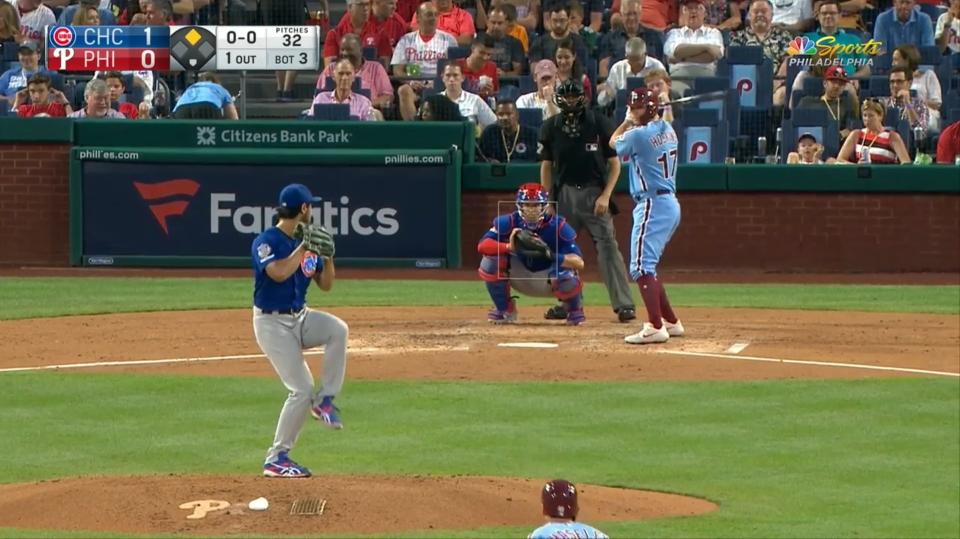
#> input picture img/image1.jpg, 1919 x 1077 px, found by its file name (shown at 1/2 size)
$ python test2.py
#> lines starting #> are read from the running program, lines starting #| are printed output that depends on the picture; after the words box and inside, x2 and y2 are one past the last pixel; in counts of white or black regions, pixels touching at a corner belong together
import cv2
import numpy as np
import os

path = r"D:/gitrepo/ML-auto-baseball-pitching-overlay/img/image1.jpg"
img = cv2.imread(path)
#> img is the input picture: shape (1077, 1919, 3); mean B, G, R 75.3, 103.1, 106.4

height, width, _ = img.shape
#> height = 1077; width = 1919

pts = np.array(
    [[200, 200], [250, 500], [400, 600], [550, 500], [600, 200]], dtype="int32"
)

# for pt in pts:
#     cv2.circle(img, tuple(pt), 20, (255, 0, 0), -1)

img = cv2.polylines(img, [pts], False, (255, 0, 0), 5, lineType=cv2.LINE_AA)
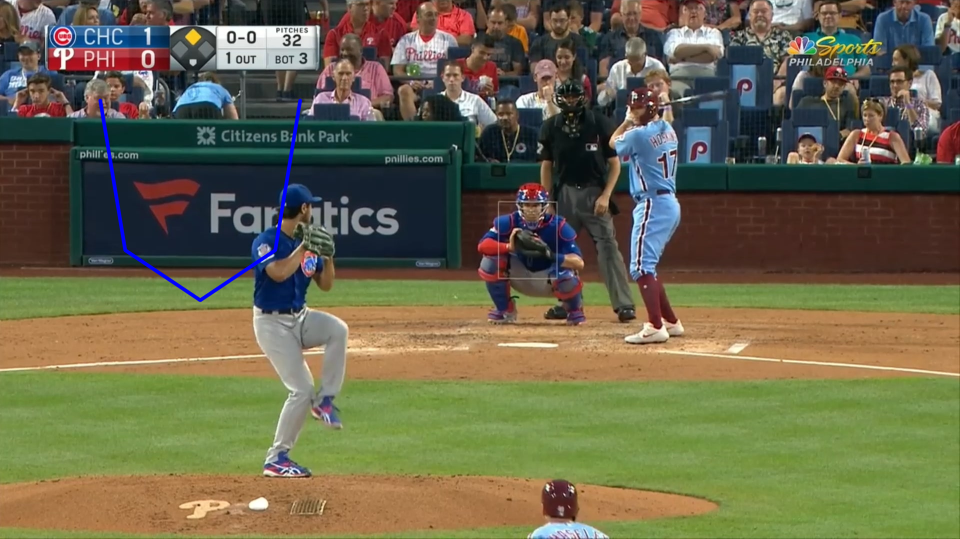
#> img: shape (1077, 1919, 3) (shown at 1/2 size); 0.42% of pixels changed, all inside (x1, y1, x2, y2) = (196, 197, 605, 605)

img = cv2.resize(img, (int(width * 0.5), int(height * 0.5)), fx=0.5, fy=0.5)
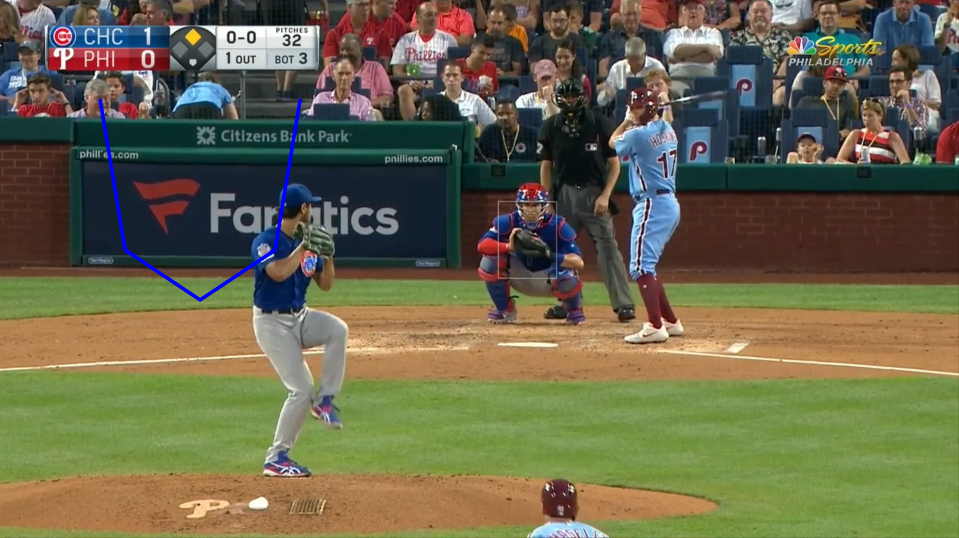
#> img: shape (538, 959, 3); mean B, G, R 75.8, 102.7, 106
cv2.imshow("img", img)
cv2.waitKey(0)

$ run again, with img/image2.jpg copied over img/image1.jpg
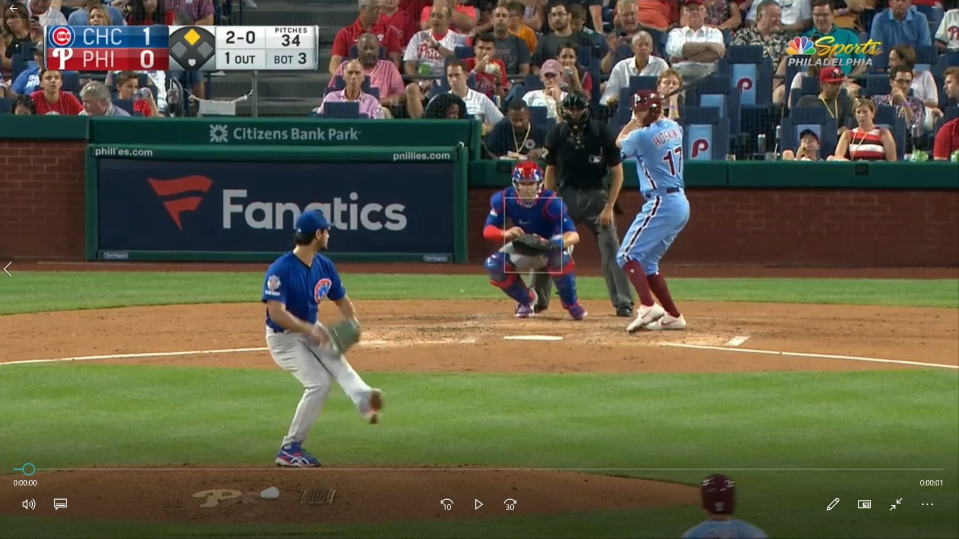
#> input picture img/image2.jpg, 1917 x 1077 px, found by its file name (shown at 1/2 size)
#> img is the input picture: shape (1077, 1917, 3); mean B, G, R 68.6, 90.8, 93.4
#> `img = cv2.polylines(img, [pts], False, (255, 0, 0), 5, lineType=cv2.LI..`:
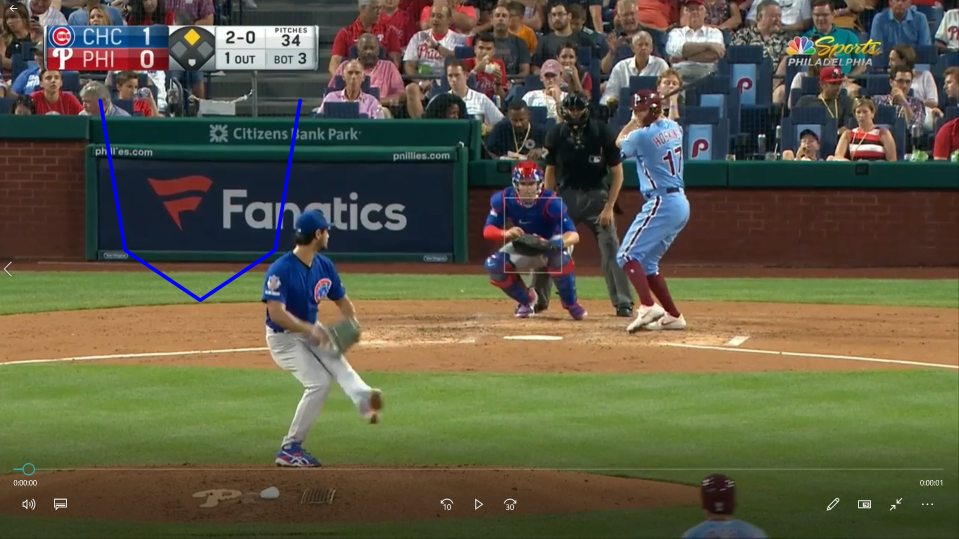
#> img: shape (1077, 1917, 3) (shown at 1/2 size); 0.42% of pixels changed, all inside (x1, y1, x2, y2) = (196, 197, 605, 605)
#> `img = cv2.resize(img, (int(width * 0.5), int(height * 0.5)), fx=0.5, f..`:
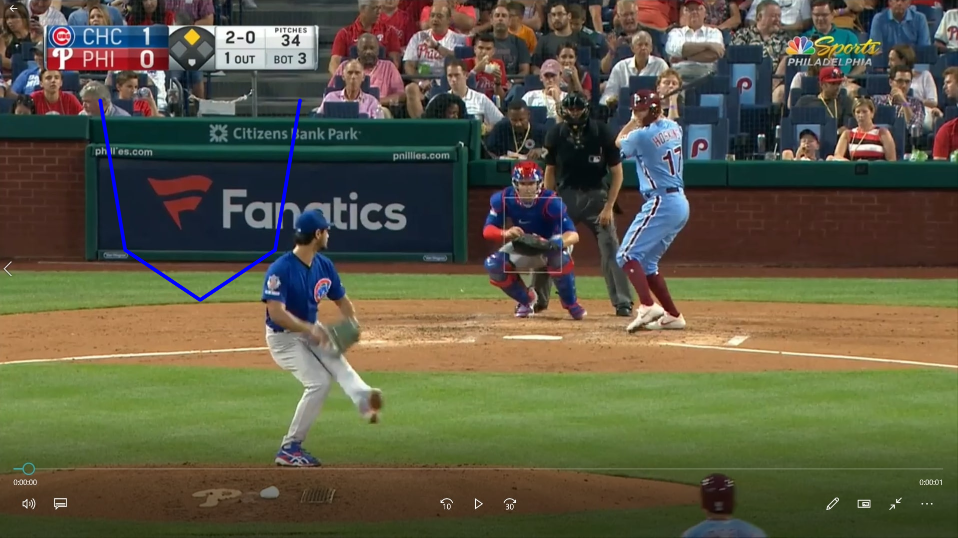
#> img: shape (538, 958, 3); mean B, G, R 69.1, 90.5, 93
